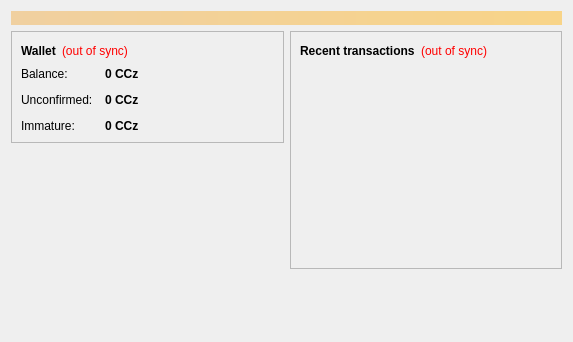
<?xml version="1.0" encoding="UTF-8"?>
<ui version="4.0">
 <class>OverviewPage</class>
 <widget class="QWidget" name="OverviewPage">
  <property name="geometry">
   <rect>
    <x>0</x>
    <y>0</y>
    <width>573</width>
    <height>342</height>
   </rect>
  </property>
  <property name="windowTitle">
   <string>Form</string>
  </property>
  <layout class="QVBoxLayout" name="topLayout">
   <item>
    <widget class="QLabel" name="labelAlerts">
     <property name="visible">
      <bool>false</bool>
     </property>
     <property name="styleSheet">
      <string notr="true">background-color: qlineargradient(x1: 0, y1: 0, x2: 1, y2: 0, stop:0 #F0D0A0, stop:1 #F8D488); color:#000000;</string>
     </property>
     <property name="wordWrap">
      <bool>true</bool>
     </property>
     <property name="margin">
      <number>3</number>
     </property>
    </widget>
   </item>
   <item>
    <layout class="QHBoxLayout" name="horizontalLayout" stretch="1,1">
     <item>
      <layout class="QVBoxLayout" name="verticalLayout_2">
       <item>
        <widget class="QFrame" name="frame">
         <property name="frameShape">
          <enum>QFrame::StyledPanel</enum>
         </property>
         <property name="frameShadow">
          <enum>QFrame::Raised</enum>
         </property>
         <layout class="QVBoxLayout" name="verticalLayout_4">
          <item>
           <layout class="QHBoxLayout" name="horizontalLayout_4">
            <item>
             <widget class="QLabel" name="label_5">
              <property name="font">
               <font>
                <weight>75</weight>
                <bold>true</bold>
               </font>
              </property>
              <property name="text">
               <string>Wallet</string>
              </property>
             </widget>
            </item>
            <item>
             <widget class="QLabel" name="labelWalletStatus">
              <property name="toolTip">
               <string>The displayed information may be out of date. Your wallet automatically synchronizes with the CCz network after a connection is established, but this process has not completed yet.</string>
              </property>
              <property name="styleSheet">
               <string notr="true">QLabel { color: red; }</string>
              </property>
              <property name="text">
               <string notr="true">(out of sync)</string>
              </property>
              <property name="alignment">
               <set>Qt::AlignLeading|Qt::AlignLeft|Qt::AlignVCenter</set>
              </property>
             </widget>
            </item>
            <item>
             <spacer name="horizontalSpacer_2">
              <property name="orientation">
               <enum>Qt::Horizontal</enum>
              </property>
              <property name="sizeHint" stdset="0">
               <size>
                <width>40</width>
                <height>20</height>
               </size>
              </property>
             </spacer>
            </item>
           </layout>
          </item>
          <item>
           <layout class="QFormLayout" name="formLayout_2">
            <property name="fieldGrowthPolicy">
             <enum>QFormLayout::AllNonFixedFieldsGrow</enum>
            </property>
            <property name="horizontalSpacing">
             <number>12</number>
            </property>
            <property name="verticalSpacing">
             <number>12</number>
            </property>
            <item row="0" column="0">
             <widget class="QLabel" name="label">
              <property name="text">
               <string>Balance:</string>
              </property>
             </widget>
            </item>
            <item row="0" column="1">
             <widget class="QLabel" name="labelBalance">
              <property name="font">
               <font>
                <weight>75</weight>
                <bold>true</bold>
               </font>
              </property>
              <property name="cursor">
               <cursorShape>IBeamCursor</cursorShape>
              </property>
              <property name="toolTip">
               <string>Your current balance</string>
              </property>
              <property name="text">
               <string notr="true">0 CCz</string>
              </property>
              <property name="textInteractionFlags">
               <set>Qt::LinksAccessibleByMouse|Qt::TextSelectableByKeyboard|Qt::TextSelectableByMouse</set>
              </property>
             </widget>
            </item>
            <item row="1" column="0">
             <widget class="QLabel" name="label_3">
              <property name="text">
               <string>Unconfirmed:</string>
              </property>
             </widget>
            </item>
            <item row="1" column="1">
             <widget class="QLabel" name="labelUnconfirmed">
              <property name="font">
               <font>
                <weight>75</weight>
                <bold>true</bold>
               </font>
              </property>
              <property name="cursor">
               <cursorShape>IBeamCursor</cursorShape>
              </property>
              <property name="toolTip">
               <string>Total of transactions that have yet to be confirmed, and do not yet count toward the current balance</string>
              </property>
              <property name="text">
               <string notr="true">0 CCz</string>
              </property>
              <property name="textInteractionFlags">
               <set>Qt::LinksAccessibleByMouse|Qt::TextSelectableByKeyboard|Qt::TextSelectableByMouse</set>
              </property>
             </widget>
            </item>
            <item row="2" column="0">
             <widget class="QLabel" name="labelImmatureText">
              <property name="text">
               <string>Immature:</string>
              </property>
             </widget>
            </item>
            <item row="2" column="1">
             <widget class="QLabel" name="labelImmature">
              <property name="font">
               <font>
                <weight>75</weight>
                <bold>true</bold>
               </font>
              </property>
              <property name="toolTip">
               <string>Mined balance that has not yet matured</string>
              </property>
              <property name="text">
               <string notr="true">0 CCz</string>
              </property>
              <property name="textInteractionFlags">
               <set>Qt::LinksAccessibleByMouse|Qt::TextSelectableByKeyboard|Qt::TextSelectableByMouse</set>
              </property>
             </widget>
            </item>
           </layout>
          </item>
         </layout>
        </widget>
       </item>
       <item>
        <spacer name="verticalSpacer">
         <property name="orientation">
          <enum>Qt::Vertical</enum>
         </property>
         <property name="sizeHint" stdset="0">
          <size>
           <width>20</width>
           <height>40</height>
          </size>
         </property>
        </spacer>
       </item>
      </layout>
     </item>
     <item>
      <layout class="QVBoxLayout" name="verticalLayout_3">
       <item>
        <widget class="QFrame" name="frame_2">
         <property name="frameShape">
          <enum>QFrame::StyledPanel</enum>
         </property>
         <property name="frameShadow">
          <enum>QFrame::Raised</enum>
         </property>
         <layout class="QVBoxLayout" name="verticalLayout">
          <item>
           <layout class="QHBoxLayout" name="horizontalLayout_2">
            <item>
             <widget class="QLabel" name="label_4">
              <property name="text">
               <string>&lt;b&gt;Recent transactions&lt;/b&gt;</string>
              </property>
             </widget>
            </item>
            <item>
             <widget class="QLabel" name="labelTransactionsStatus">
              <property name="toolTip">
               <string>The displayed information may be out of date. Your wallet automatically synchronizes with the CCz network after a connection is established, but this process has not completed yet.</string>
              </property>
              <property name="styleSheet">
               <string notr="true">QLabel { color: red; }</string>
              </property>
              <property name="text">
               <string notr="true">(out of sync)</string>
              </property>
              <property name="alignment">
               <set>Qt::AlignRight|Qt::AlignTrailing|Qt::AlignVCenter</set>
              </property>
             </widget>
            </item>
            <item>
             <spacer name="horizontalSpacer">
              <property name="orientation">
               <enum>Qt::Horizontal</enum>
              </property>
              <property name="sizeHint" stdset="0">
               <size>
                <width>40</width>
                <height>20</height>
               </size>
              </property>
             </spacer>
            </item>
           </layout>
          </item>
          <item>
           <widget class="QListView" name="listTransactions">
            <property name="styleSheet">
             <string notr="true">QListView { background: transparent; }</string>
            </property>
            <property name="frameShape">
             <enum>QFrame::NoFrame</enum>
            </property>
            <property name="verticalScrollBarPolicy">
             <enum>Qt::ScrollBarAlwaysOff</enum>
            </property>
            <property name="horizontalScrollBarPolicy">
             <enum>Qt::ScrollBarAlwaysOff</enum>
            </property>
            <property name="selectionMode">
             <enum>QAbstractItemView::NoSelection</enum>
            </property>
           </widget>
          </item>
         </layout>
        </widget>
       </item>
       <item>
        <spacer name="verticalSpacer_2">
         <property name="orientation">
          <enum>Qt::Vertical</enum>
         </property>
         <property name="sizeHint" stdset="0">
          <size>
           <width>20</width>
           <height>40</height>
          </size>
         </property>
        </spacer>
       </item>
      </layout>
     </item>
    </layout>
   </item>
  </layout>
 </widget>
 <resources/>
 <connections/>
</ui>
